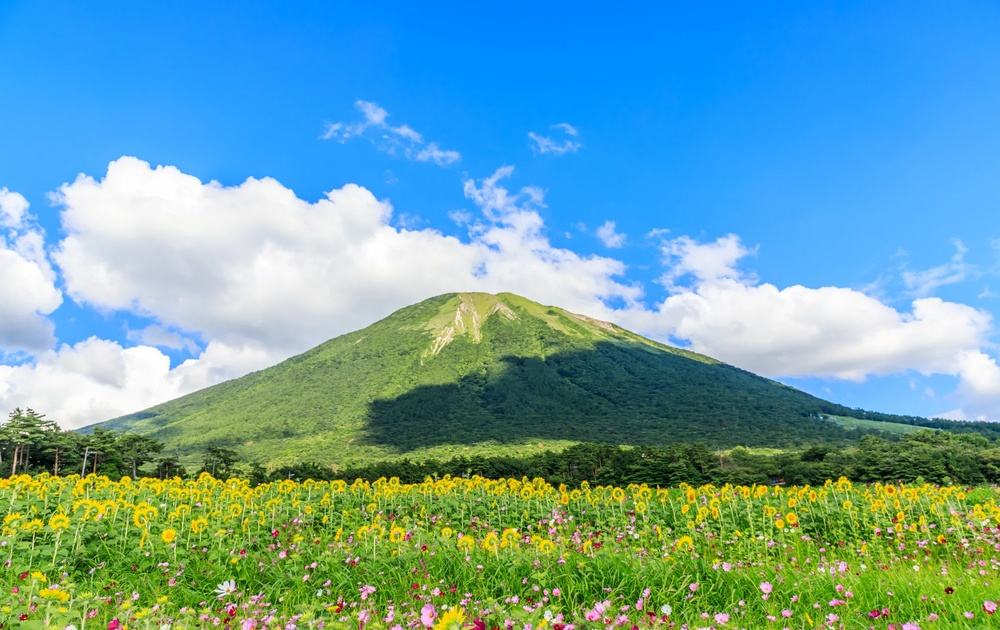
#> input picture Lab4vaBTtangcuong/exercise/mountain.jpg, 1000 x 630 px, shrunk from 2064 x 1300 before the run
$ jupyter execute 2.3.ipynb
#> lines starting #> are read from the running program, lines starting #| are printed output that depends on the picture
Chọn ảnh núi và thuyền .
Xoay cả hai đối tượng 45 độ, giữ kích thước ban đầu (reshape=False).
Tạo hiệu ứng phản chiếu dọc (vertical mirror) cho cả hai đối tượng sau khi xoay.
Ghép cả hai đối tượng lên một canvas trắng và lưu vào mountain_boat_mirror.jpg

[cell 1]
# 1. Thư viện
from PIL import Image, ImageOps
import matplotlib.pyplot as plt
import os

# 2. Đọc ảnh
img_mountain = Image.open("exercise/mountain.jpg").convert("RGBA")
img_boat = Image.open("exercise/boat.jpg").convert("RGBA")
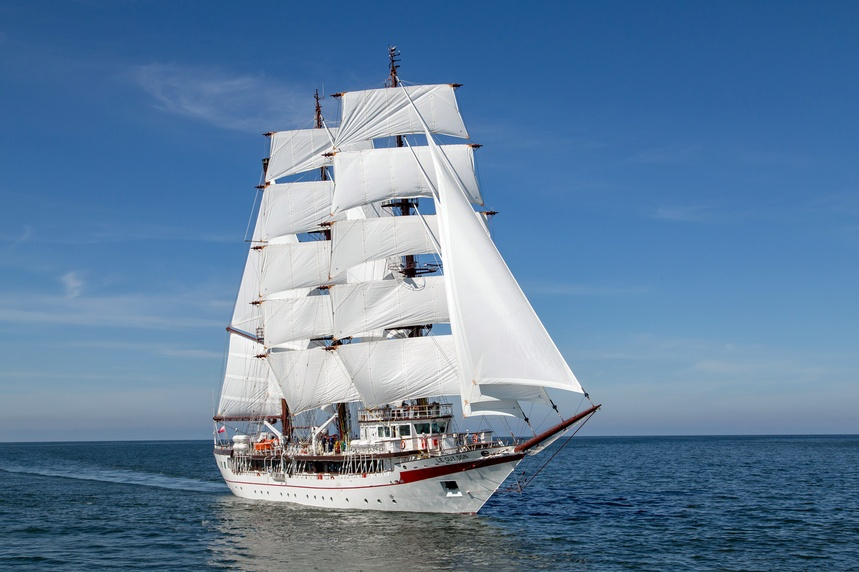
#> input picture Lab4vaBTtangcuong/exercise/boat.jpg, 859 x 572 px, shrunk from 1772 x 1181 before the run

# 3. Xoay ảnh 45 độ (reshape=False giữ nguyên kích thước ảnh)
def rotate_image(img, angle):
#> called with angle = 45
    return img.rotate(angle, resample=Image.BICUBIC, expand=False)
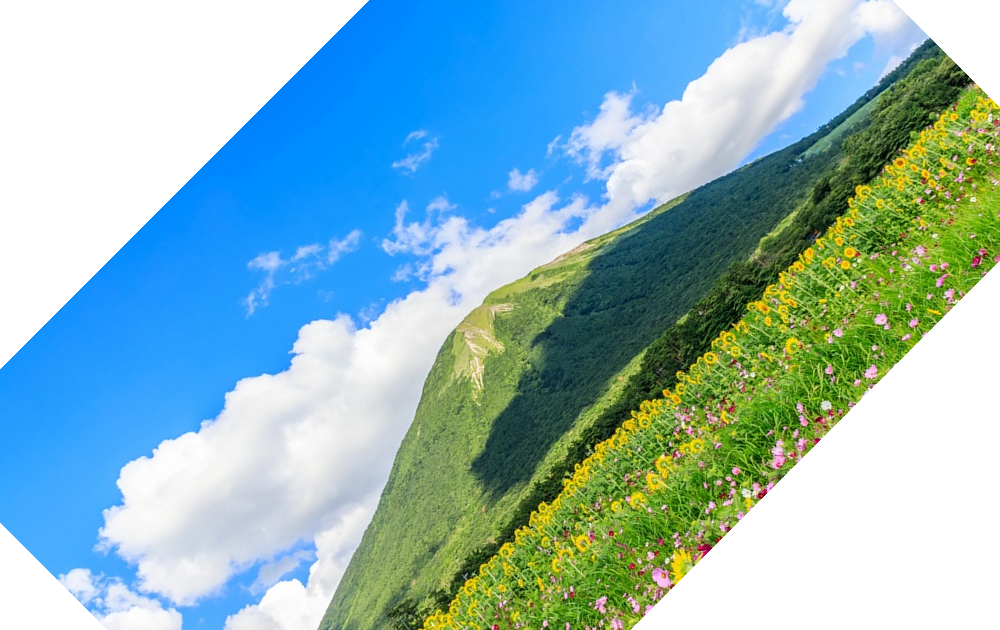
#> returned value: PIL image 1000x630 RGBA; mean R, G, B, A 82.9, 123.8, 129.4, 195.1; transparent parts drawn white

rotated_mountain = rotate_image(img_mountain, 45)
rotated_boat = rotate_image(img_boat, 45)
#> call 2 of rotate_image, with angle = 45
#> in rotate_image (call 2), `return img.rotate(angle, resample=Image.BICUBIC, expand=False)`:
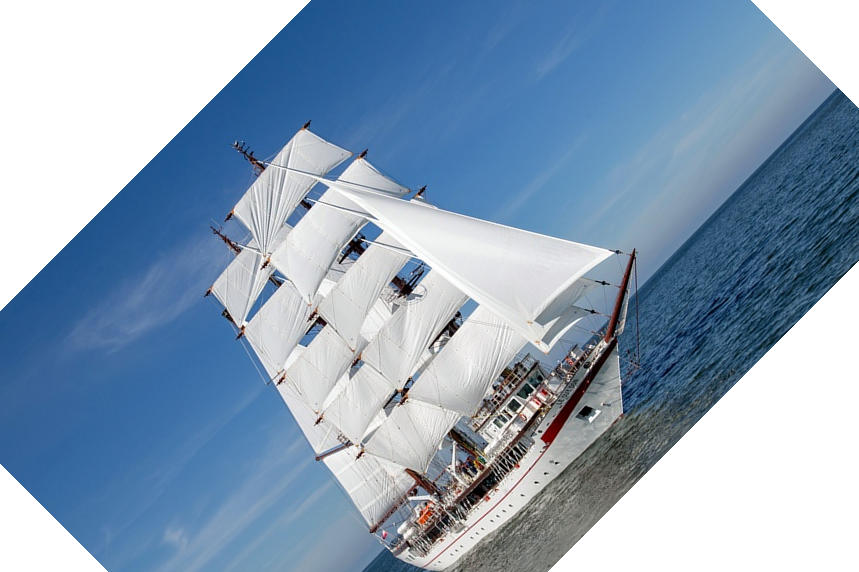
#> returned value: PIL image 859x572 RGBA; mean R, G, B, A 82.6, 105.1, 128, 198.5; transparent parts drawn white

# 4. Phản chiếu dọc (vertical mirror)
mirrored_mountain = ImageOps.flip(rotated_mountain)
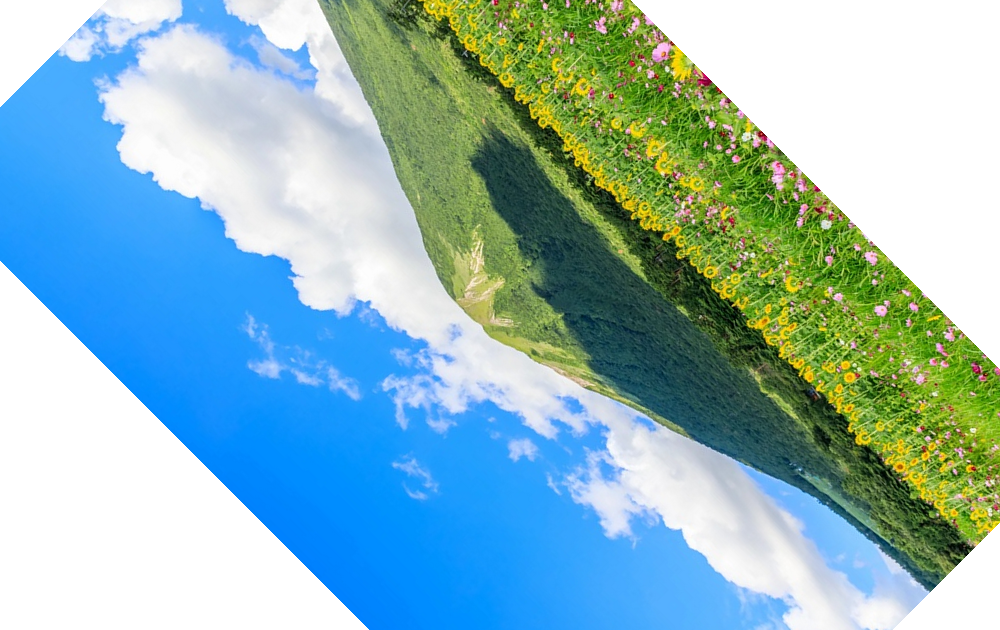
#> mirrored_mountain: PIL image 1000x630 RGBA; mean R, G, B, A 82.9, 123.8, 129.4, 195.1; transparent parts drawn white
mirrored_boat = ImageOps.flip(rotated_boat)
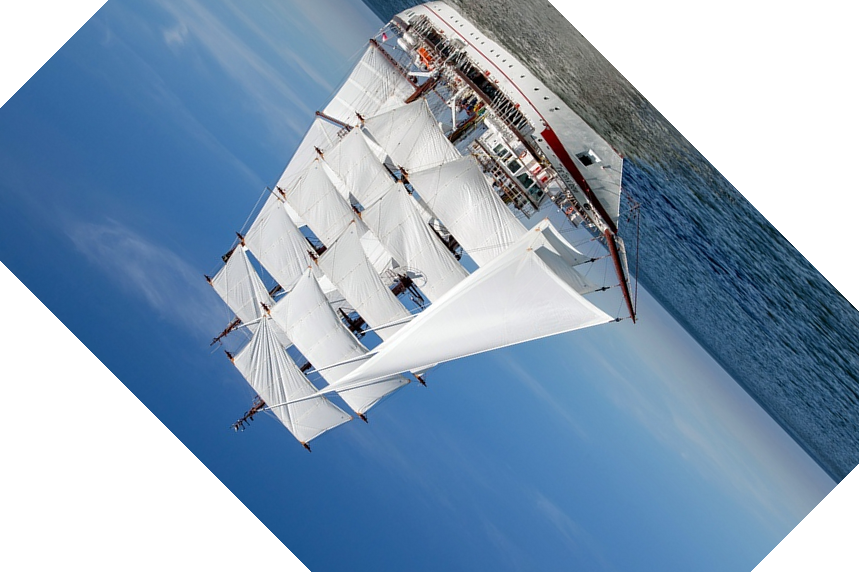
#> mirrored_boat: PIL image 859x572 RGBA; mean R, G, B, A 82.6, 105.1, 128, 198.5; transparent parts drawn white

# 5. Tạo canvas trắng (RGB)
canvas_width = rotated_mountain.width + rotated_boat.width
#> canvas_width = 1859
canvas_height = max(rotated_mountain.height, rotated_boat.height)
#> canvas_height = 630
canvas = Image.new("RGB", (canvas_width, canvas_height), (255, 255, 255))
#> canvas: PIL image 1859x630 RGB; every value is 255

# 6. Ghép ảnh lên canvas
canvas.paste(mirrored_mountain.convert("RGB"), (0, (canvas_height - mirrored_mountain.height) // 2))
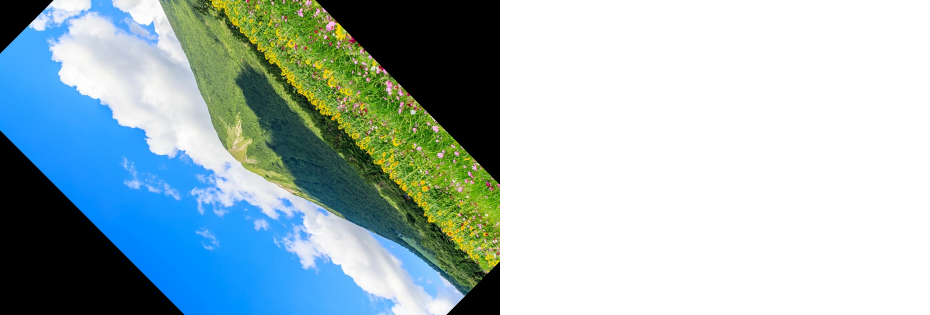
#> canvas: PIL image 1859x630 RGB (shown at 1/2 size); mean R, G, B 162.4, 184.4, 187.4
canvas.paste(mirrored_boat.convert("RGB"), (rotated_mountain.width, (canvas_height - mirrored_boat.height) // 2))
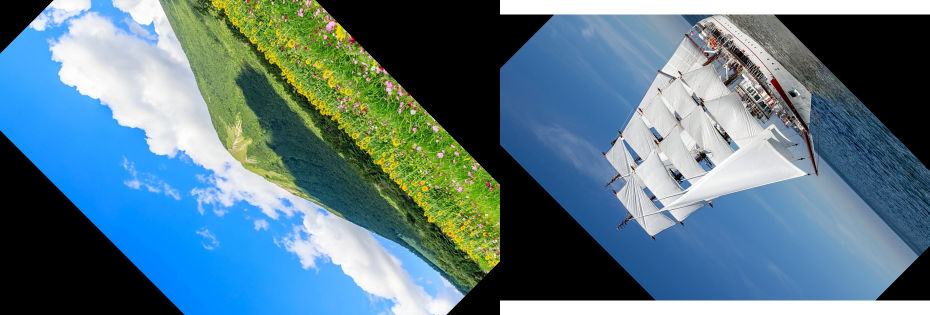
#> canvas: PIL image 1859x630 RGB (shown at 1/2 size); mean R, G, B 90.1, 121.5, 134.2

# 7. Lưu ảnh
output_path = "mountain_boat_mirror.jpg"
canvas.save(output_path, format="JPEG")
print(f"✅ Đã lưu ảnh tại: {output_path}")

# 8. Hiển thị ảnh kết quả
plt.imshow(canvas)
plt.axis('off')
plt.title("Mountain & Boat Mirror Effect")
plt.show()
